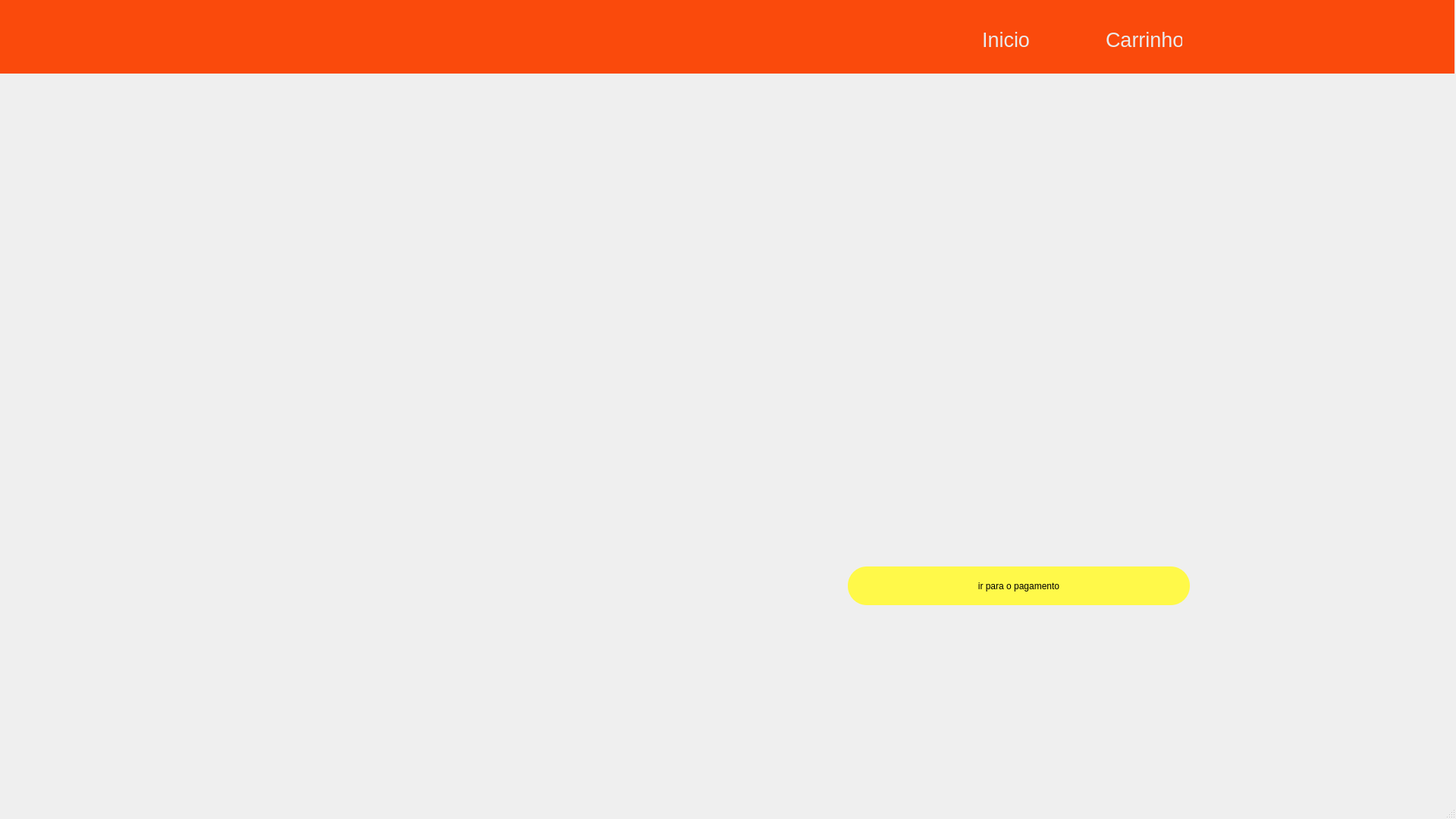
<?xml version="1.0" encoding="UTF-8"?>
<ui version="4.0">
 <class>MainWindow</class>
 <widget class="QMainWindow" name="MainWindow">
  <property name="geometry">
   <rect>
    <x>0</x>
    <y>0</y>
    <width>1920</width>
    <height>1080</height>
   </rect>
  </property>
  <property name="windowTitle">
   <string>MainWindow</string>
  </property>
  <widget class="QWidget" name="centralwidget">
   <widget class="QPushButton" name="finalizarPagamento">
    <property name="geometry">
     <rect>
      <x>1118</x>
      <y>747</y>
      <width>451</width>
      <height>51</height>
     </rect>
    </property>
    <property name="styleSheet">
     <string notr="true">border-radius: 25px;
background-color: rgb(255, 249, 73);</string>
    </property>
    <property name="text">
     <string>ir para o pagamento</string>
    </property>
   </widget>
   <widget class="QLabel" name="totalPedido">
    <property name="geometry">
     <rect>
      <x>1428</x>
      <y>647</y>
      <width>101</width>
      <height>20</height>
     </rect>
    </property>
    <property name="font">
     <font>
      <pointsize>11</pointsize>
     </font>
    </property>
    <property name="text">
     <string/>
    </property>
    <property name="alignment">
     <set>Qt::AlignRight|Qt::AlignTrailing|Qt::AlignVCenter</set>
    </property>
   </widget>
   <widget class="QLabel" name="label_2">
    <property name="geometry">
     <rect>
      <x>321</x>
      <y>20</y>
      <width>419</width>
      <height>54</height>
     </rect>
    </property>
    <property name="text">
     <string/>
    </property>
    <property name="pixmap">
     <pixmap>imagens/PURO SABOR.png</pixmap>
    </property>
   </widget>
   <widget class="QLabel" name="label">
    <property name="geometry">
     <rect>
      <x>-2</x>
      <y>-3</y>
      <width>1920</width>
      <height>100</height>
     </rect>
    </property>
    <property name="styleSheet">
     <string notr="true">background-color: #FA4A0C;</string>
    </property>
    <property name="text">
     <string/>
    </property>
   </widget>
   <widget class="QLabel" name="subtotalPedido">
    <property name="geometry">
     <rect>
      <x>1418</x>
      <y>537</y>
      <width>111</width>
      <height>20</height>
     </rect>
    </property>
    <property name="font">
     <font>
      <pointsize>11</pointsize>
     </font>
    </property>
    <property name="text">
     <string/>
    </property>
    <property name="alignment">
     <set>Qt::AlignRight|Qt::AlignTrailing|Qt::AlignVCenter</set>
    </property>
   </widget>
   <widget class="QLabel" name="label_4">
    <property name="geometry">
     <rect>
      <x>1100</x>
      <y>370</y>
      <width>484</width>
      <height>435</height>
     </rect>
    </property>
    <property name="text">
     <string/>
    </property>
    <property name="pixmap">
     <pixmap>imagens/pagamentoDesktop.png</pixmap>
    </property>
   </widget>
   <widget class="QLabel" name="carrinhoHeader">
    <property name="geometry">
     <rect>
      <x>1458</x>
      <y>27</y>
      <width>101</width>
      <height>51</height>
     </rect>
    </property>
    <property name="font">
     <font>
      <family>MS Shell Dlg 2</family>
      <pointsize>20</pointsize>
     </font>
    </property>
    <property name="styleSheet">
     <string notr="true">color: #eaeaea;</string>
    </property>
    <property name="text">
     <string>Carrinho</string>
    </property>
   </widget>
   <widget class="QLabel" name="inicioHeader">
    <property name="geometry">
     <rect>
      <x>1295</x>
      <y>27</y>
      <width>101</width>
      <height>51</height>
     </rect>
    </property>
    <property name="font">
     <font>
      <family>MS Shell Dlg 2</family>
      <pointsize>20</pointsize>
     </font>
    </property>
    <property name="styleSheet">
     <string notr="true">color: #eaeaea;</string>
    </property>
    <property name="text">
     <string>Inicio</string>
    </property>
   </widget>
   <zorder>label</zorder>
   <zorder>finalizarPagamento</zorder>
   <zorder>totalPedido</zorder>
   <zorder>label_2</zorder>
   <zorder>subtotalPedido</zorder>
   <zorder>label_4</zorder>
   <zorder>carrinhoHeader</zorder>
   <zorder>inicioHeader</zorder>
  </widget>
  <widget class="QMenuBar" name="menubar">
   <property name="geometry">
    <rect>
     <x>0</x>
     <y>0</y>
     <width>1920</width>
     <height>21</height>
    </rect>
   </property>
  </widget>
  <widget class="QStatusBar" name="statusbar"/>
 </widget>
 <resources/>
 <connections/>
</ui>
